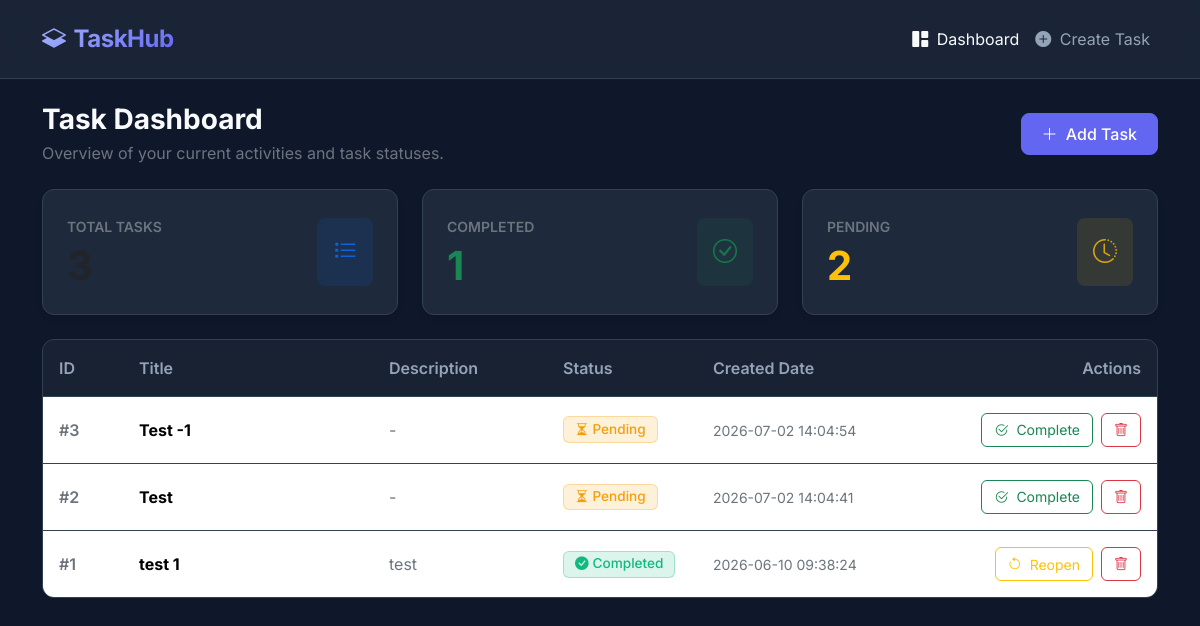
The app's page /, older data.
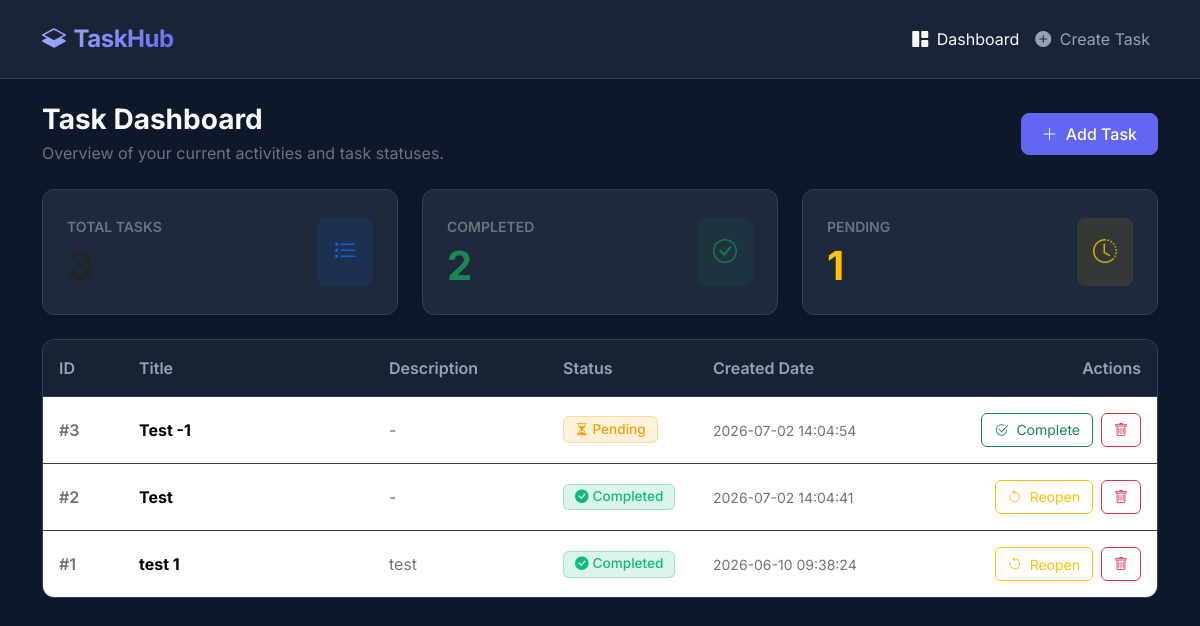
The same page, newer data.
### tables this page shows
CREATE TABLE tasks (
                id INTEGER PRIMARY KEY AUTOINCREMENT,
                title TEXT NOT NULL,
                description TEXT,
                status TEXT NOT NULL DEFAULT 'Pending',
                created_at TIMESTAMP DEFAULT CURRENT_TIMESTAMP
            );

### app.py (the view)
@app.route('/')
def index():
    tasks = get_all_tasks()
    stats = get_task_stats()
    return render_template('index.html', tasks=tasks, stats=stats)

### app.py (called while the page is built)
def get_db_connection():
    conn = sqlite3.connect(DB_PATH)
    conn.row_factory = sqlite3.Row
    return conn

def get_all_tasks():
    conn = get_db_connection()
    try:
        tasks = conn.execute('SELECT * FROM tasks ORDER BY created_at DESC').fetchall()
        return tasks
    except sqlite3.Error as e:
        app.logger.error(f"Error fetching tasks: {e}")
        return []
    finally:
        conn.close()

def get_task_stats():
    conn = get_db_connection()
    stats = {'total': 0, 'completed': 0, 'pending': 0}
    try:
        stats['total'] = conn.execute('SELECT COUNT(*) FROM tasks').fetchone()[0]
        stats['completed'] = conn.execute("SELECT COUNT(*) FROM tasks WHERE status = 'Completed'").fetchone()[0]
        stats['pending'] = conn.execute("SELECT COUNT(*) FROM tasks WHERE status = 'Pending'").fetchone()[0]
    except sqlite3.Error as e:
        app.logger.error(f"Error fetching task statistics: {e}")
    finally:
        conn.close()
    return stats

### templates/index.html (shortened to what the changed rows need)
<!DOCTYPE html>
<html lang="en">
<head>
    <link href="https://cdn.jsdelivr.net/npm/bootstrap@5.3.2/dist/css/bootstrap.min.css" rel="stylesheet">
    <link href="https://cdn.jsdelivr.net/npm/bootstrap-icons@1.11.2/font/bootstrap-icons.min.css" rel="stylesheet">
    <link href="{{ url_for('static', filename='style.css') }}" rel="stylesheet">
</head>
<body>
    <div class="container mt-4 animate-fade-in">
        <div class="d-flex justify-content-between align-items-center mb-4">
            <div>
                <h1 class="h3 fw-bold mb-1">Task Dashboard</h1>
            </div>
        </div>
        <div class="row g-4 mb-4">
            <div class="col-12 col-md-4">
                <div class="card card-custom h-100">
                    <div class="card-body d-flex align-items-center justify-content-between p-4">
                        <div>
                            <h2 class="display-6 fw-bold mt-1 mb-0">{{ stats.total }}</h2>
                        </div>
                    </div>
                </div>
            </div>
            <div class="col-12 col-md-4">
                <div class="card card-custom h-100">
                    <div class="card-body d-flex align-items-center justify-content-between p-4">
                        <div>
                            <span class="text-secondary text-uppercase fw-semibold small">Completed</span>
                            <h2 class="display-6 fw-bold mt-1 mb-0 text-success">{{ stats.completed }}</h2>
                        </div>
                    </div>
                </div>
            </div>
            <div class="col-12 col-md-4">
                <div class="card card-custom h-100">
                    <div class="card-body d-flex align-items-center justify-content-between p-4">
                        <div>
                            <span class="text-secondary text-uppercase fw-semibold small">Pending</span>
                            <h2 class="display-6 fw-bold mt-1 mb-0 text-warning">{{ stats.pending }}</h2>
                        </div>
                    </div>
                </div>
            </div>
        </div>
        <div class="table-custom-wrapper">
            {% if tasks %}
                <table class="table table-custom table-hover">
                    <thead>
                        <tr>
                            <th scope="col" style="width: 80px;">ID</th>
                            <th scope="col" style="width: 250px;">Title</th>
                            <th scope="col">Description</th>
                            <th scope="col" style="width: 150px;">Status</th>
                            <th scope="col" style="width: 180px;">Created Date</th>
                            <th scope="col" style="width: 280px;" class="text-end">Actions</th>
                        </tr>
                    </thead>
                    <tbody>
                        {% for task in tasks %}
                            <tr>
                                <td><span class="text-secondary fw-semibold">#{{ task.id }}</span></td>
                                <td><span class="fw-bold">{{ task.title }}</span></td>
                                <td class="text-secondary text-truncate" style="max-width: 300px;" title="{{ task.description }}">
                                    {{ task.description if task.description else '-' }}
                                </td>
                                <td>
                                    {% if task.status == 'Completed' %}
                                        <span class="badge badge-completed">
                                            <i class="bi bi-check-circle-fill me-1"></i>Completed
                                        </span>
                                    {% else %}
                                        <span class="badge badge-pending">
                                            <i class="bi bi-hourglass-split me-1"></i>Pending
                                        </span>
                                    {% endif %}
                                </td>
                                <td>
                                    <span class="text-secondary small">{{ task.created_at }}</span>
                                </td>
                                <td class="text-end">
                                    <div class="d-flex justify-content-end gap-2">
                                        <form action="{{ url_for('update_status', task_id=task.id) }}" method="POST" class="d-inline">
                                            {% if task.status == 'Pending' %}
                                                <button type="submit" class="btn btn-outline-success btn-action-custom text-nowrap">
                                                    <i class="bi bi-check2-circle me-1"></i> Complete
                                                </button>
                                            {% else %}
                                                <button type="submit" class="btn btn-outline-warning btn-action-custom text-nowrap">
                                                    <i class="bi bi-arrow-counterclockwise me-1"></i> Reopen
                                                </button>
                                            {% endif %}
                                        </form>
                                        <form action="{{ url_for('delete', task_id=task.id) }}" method="POST" class="d-inline" onsubmit="return confirm('Are you sure you want to delete this task?');">
                                            <button type="submit" class="btn btn-outline-danger btn-action-custom">
                                                <i class="bi bi-trash"></i>
                                            </button>
                                        </form>
                                    </div>
                                </td>
                            </tr>
                        {% endfor %}
                    </tbody>
                </table>
            {% endif %}
        </div>
    </div>
</body>
</html>

Row changes from the older to the newer data that the page shows:
changed tasks "Test": status "Pending Complete" → "Completed Reopen"
Text that changed along with them:
{{ stats.completed }}: "1" → "2"
{{ stats.pending }}: "2" → "1"
